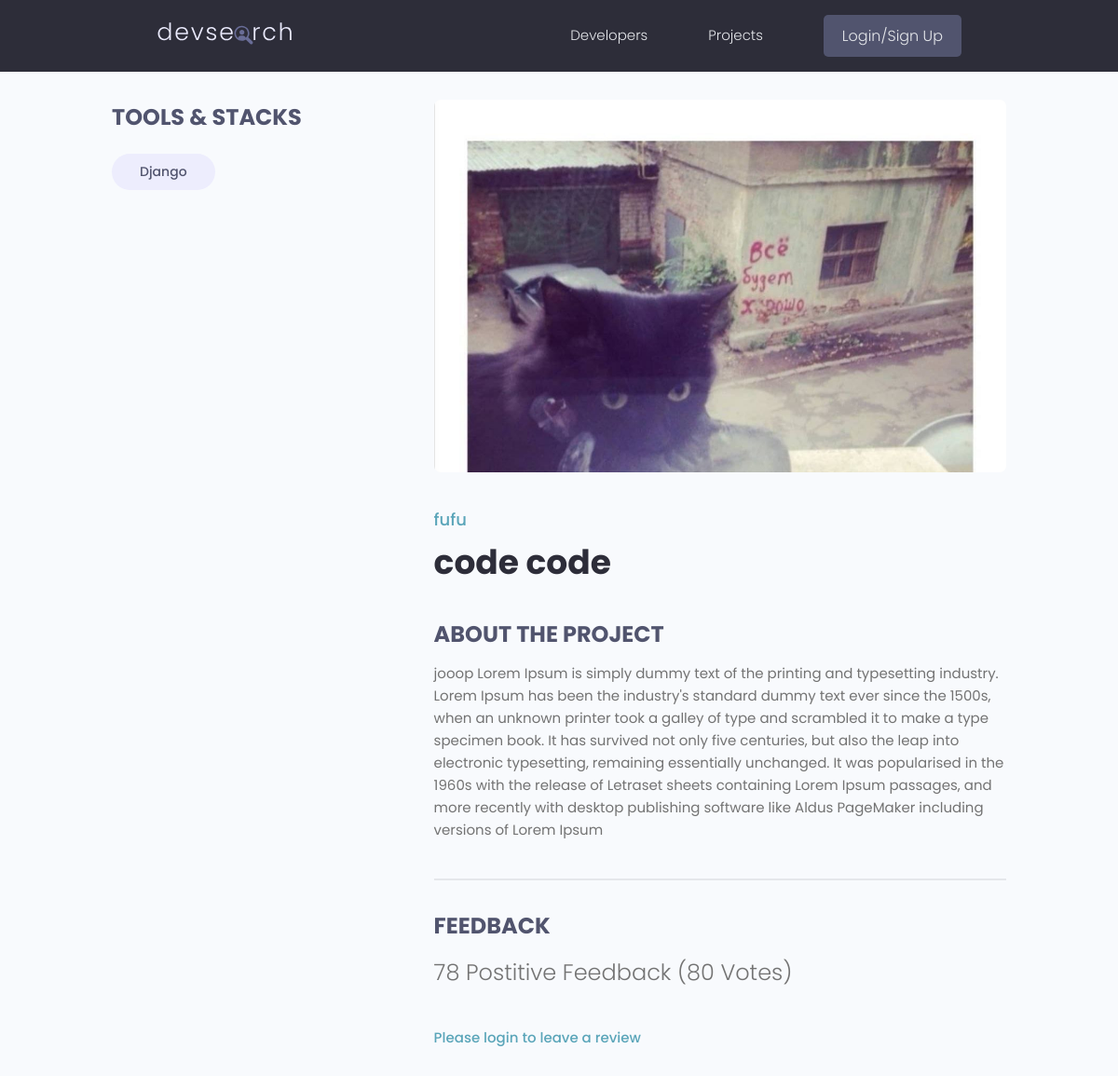
Page /projects/project/6a8f29ed-36ab-4801-ad76-76a41ef79729 on the earlier database version.
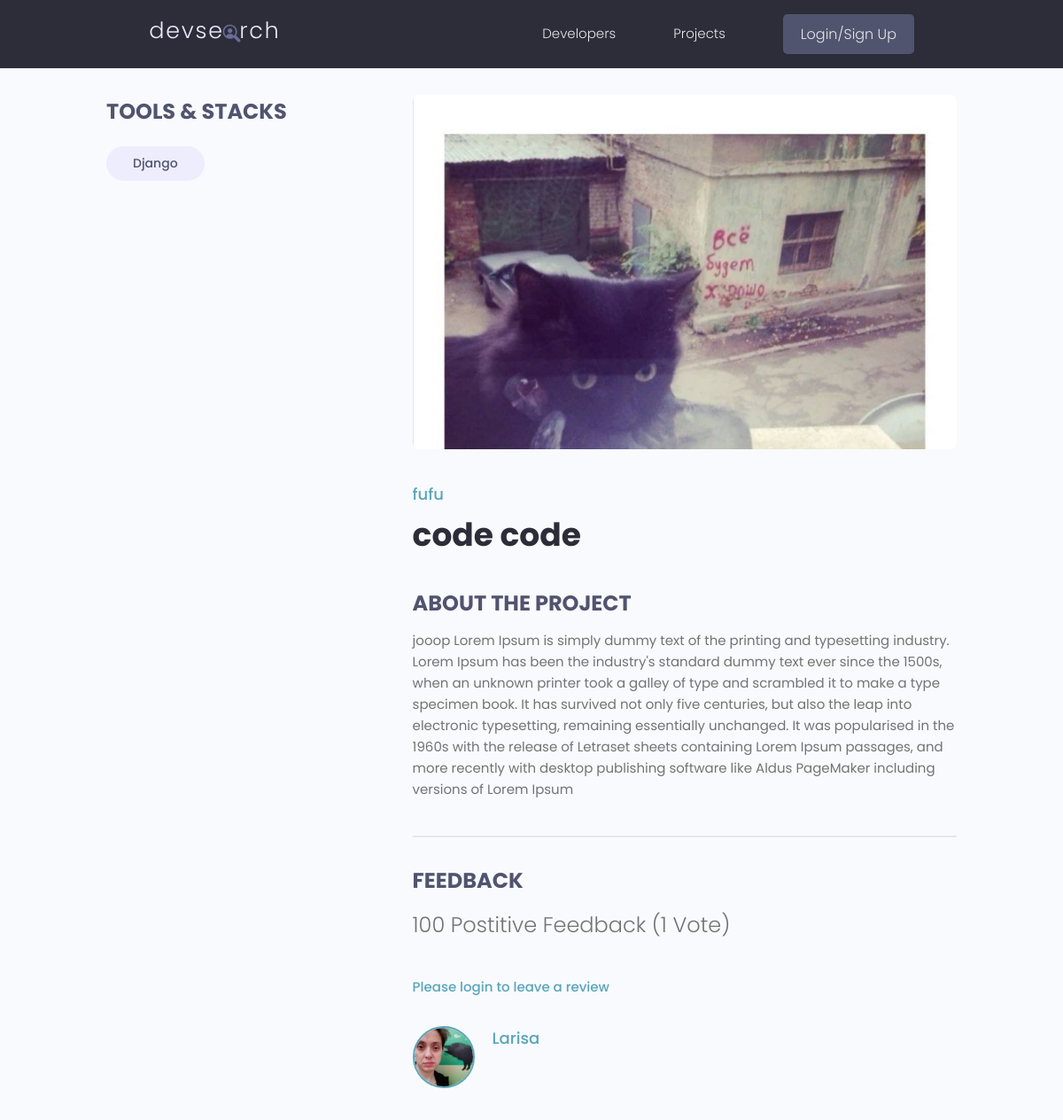
Same page on the later database version.
### projects/models.py (models this page shows, shortened)
class Tag(models.Model):
    name = models.CharField(max_length=200)
    created = models.DateTimeField(auto_now_add=True)
    id = models.UUIDField(default=uuid.uuid4, unique=True, primary_key=True, editable=False)
    def __str__(self):
        return self.name

class Project(models.Model):
    owner = models.ForeignKey(Profile, null=True, blank=True, on_delete=models.SET_NULL)
    title = models.CharField(max_length=200)
    description = models.TextField(null=True, blank=True)
    featured_image = models.ImageField(null=True, blank=True, default="default.jpg")
    demo_link = models.CharField(max_length=2000, null=True, blank=True)
    source_link = models.CharField(max_length=2000, null=True, blank=True)
    tags = models.ManyToManyField('Tag', blank=True)
    vote_total = models.IntegerField(default=0, null=True, blank=True)
    vote_ratio = models.IntegerField(default=0, null=True, blank=True)
    created = models.DateTimeField(auto_now_add=True)
    id = models.UUIDField(default=uuid.uuid4, unique=True, primary_key=True, editable=False)
    class Meta:
        ordering = ['-vote_ratio', '-vote_total', 'title']
    @property
    def reviewers(self):
        queryset = self.review_set.all().values_list('owner__id', flat=True)
        return queryset

class Review(models.Model):
    VOTE_TYPE = (
        ('up', 'Up Vote'),
        ('down', 'Down Vote'),
    )
    owner = models.ForeignKey(Profile, on_delete=models.CASCADE, null=True)
    project = models.ForeignKey(Project, on_delete=models.CASCADE)
    body = models.TextField(null=True, blank=True)
    value = models.CharField(max_length=200, choices=VOTE_TYPE)
    created = models.DateTimeField(auto_now_add=True)
    id = models.UUIDField(default=uuid.uuid4, unique=True, primary_key=True, editable=False)
    class Meta:
        unique_together = [['owner', 'project']]

### users/models.py (models this page shows, shortened)
class Profile(models.Model):
    user = models.OneToOneField(User, on_delete=models.CASCADE, null=True, blank=True)
    name = models.CharField(max_length=200, blank=True, null=True)
    email = models.EmailField(max_length=500, blank=True, null=True)
    username = models.CharField(max_length=200, blank=True, null=True)
    location = models.CharField(max_length=200, blank=True, null=True)
    short_info = models.CharField(max_length=200, blank=True, null=True)
    bio = models.TextField(blank=True, null=True)
    profile_image = models.ImageField(null=True, blank=True, upload_to='profiles/', default='profiles/user-default.jpg')
    social_github = models.CharField(max_length=200, blank=True, null=True)
    social_twitter = models.CharField(max_length=200, blank=True, null=True)
    social_linkedin = models.CharField(max_length=200, blank=True, null=True)
    social_youtube = models.CharField(max_length=200, blank=True, null=True)
    social_website = models.CharField(max_length=200, blank=True, null=True)
    created = models.DateTimeField(auto_now_add=True)
    id = models.UUIDField(default=uuid.uuid4, unique=True, primary_key=True, editable=False)

### projects/views.py (the view, shortened to what this page needs)
# urls.py: path('project/<str:pk>', views.project, name="project"),
def project(request, pk):
    projectObj = Project.objects.get(id=pk)
    form = ReviewForm()
    print("projectObj", projectObj.reviewers)
    return render(request, 'projects/project.html', {'project': projectObj, 'form': form})

### projects/templates/projects/project.html (shortened to what this page needs)
{% extends 'main.html' %}
{% block content %}
<main class="singleProject my-md">
    <div class="container">
      <div class="layout">
        <div class="column column--1of3">
          <h3 class="singleProject__subtitle">Tools & Stacks</h3>
          <div class="singleProject__toolStack">
            {% for tag in project.tags.all %}
            <span class="tag tag--pill tag--sub tag--lg">
                <small>{{ tag }}</small>
            </span>
            {% endfor %}
          </div>
        </div>
        <div class="column column--2of3">
          <img class="singleProject__preview" src="{{ project.featured_image.url}}" alt="portfolio thumbnail" />
          <a href="profile.html" class="singleProject__developer">{{project.owner.name}}</a>
          <h2 class="singleProject__title">{{ project.title }}</h2>
          <h3 class="singleProject__subtitle">About the Project</h3>
          <div class="singleProject__info">
            {{ project.description }}
          </div>
          <div class="comments">
            <h3 class="singleProject__subtitle">Feedback</h3>
            <h5 class="project--rating">
              {{ project.vote_ratio }} Postitive Feedback ({{project.vote_total}} Vote{{project.vote_total|pluralize:"s"}})
            </h5>
            {% if request.user.profile.id in project.reviewers %}
            <p> You have already submitted your review for this project </p>
            {% elif request.user.profile == project.owner %}
            <p> You cannot review your own project </p>
            {% else %}
            <a href="{% url 'login' %}?next={{request.path}}"> Please login to leave a review</a>
            {% endif %}
            <div class="commentList">
              {% for review in project.review_set.all %}
              <div class="comment">
                <a href="{% url 'user-profile' review.owner.id %}">
                  <img class="avatar avatar--md"
                    src="{{review.owner.profile_image.url}}" alt="user" />
                </a>
                <div class="comment__details">
                  <a href="{% url 'user-profile' review.owner.id %}" class="comment__author">{{review.owner.name}}</a>
                </div>
              </div>
              {% endfor %}
            </div>
          </div>
        </div>
      </div>
    </div>
  </main>
{% endblock content %}

Differences in the rows shown:
changed Project "code code": vote_ratio "78" → "100"; vote_total "80" → "1"
added Review: owner.profile_image (picture), owner.name "Larisa"
